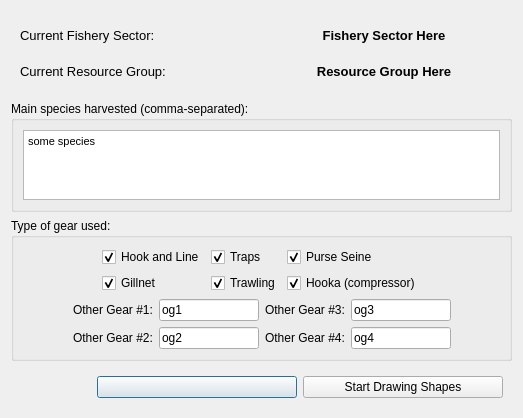
<ui version="4.0" >
 <author>Dane Springmeyer</author>
 <class>ResGroup</class>
 <widget class="QDialog" name="ResGroup" >
  <property name="geometry" >
   <rect>
    <x>0</x>
    <y>0</y>
    <width>523</width>
    <height>403</height>
   </rect>
  </property>
  <property name="windowTitle" >
   <string>OpenOceanMap - Resource Group Information</string>
  </property>
  <layout class="QVBoxLayout" name="verticalLayout_8" >
   <item>
    <widget class="QWidget" native="1" name="widget_3" >
     <layout class="QVBoxLayout" name="verticalLayout" >
      <item>
       <layout class="QHBoxLayout" name="horizontalLayout_2" >
        <item>
         <widget class="QLabel" name="label" >
          <property name="font" >
           <font>
            <pointsize>10</pointsize>
           </font>
          </property>
          <property name="text" >
           <string>Current Fishery Sector: </string>
          </property>
         </widget>
        </item>
        <item>
         <widget class="QLabel" name="fishery_sector_label" >
          <property name="minimumSize" >
           <size>
            <width>100</width>
            <height>30</height>
           </size>
          </property>
          <property name="font" >
           <font>
            <pointsize>10</pointsize>
            <weight>75</weight>
            <bold>true</bold>
           </font>
          </property>
          <property name="text" >
           <string>Fishery Sector Here</string>
          </property>
          <property name="alignment" >
           <set>Qt::AlignCenter</set>
          </property>
         </widget>
        </item>
       </layout>
      </item>
      <item>
       <layout class="QHBoxLayout" name="horizontalLayout" >
        <item>
         <widget class="QLabel" name="label_2" >
          <property name="font" >
           <font>
            <pointsize>10</pointsize>
           </font>
          </property>
          <property name="text" >
           <string>Current Resource Group:</string>
          </property>
         </widget>
        </item>
        <item>
         <widget class="QLabel" name="resource_group_label" >
          <property name="minimumSize" >
           <size>
            <width>100</width>
            <height>30</height>
           </size>
          </property>
          <property name="font" >
           <font>
            <pointsize>10</pointsize>
            <weight>75</weight>
            <bold>true</bold>
           </font>
          </property>
          <property name="text" >
           <string>Resource Group Here</string>
          </property>
          <property name="alignment" >
           <set>Qt::AlignCenter</set>
          </property>
         </widget>
        </item>
       </layout>
      </item>
     </layout>
    </widget>
   </item>
   <item>
    <widget class="QGroupBox" name="groupBox_2" >
     <property name="title" >
      <string>Main species harvested (comma-separated):</string>
     </property>
     <layout class="QHBoxLayout" name="horizontalLayout_9" >
      <item>
       <widget class="QTextEdit" name="editMainSpecies" >
        <property name="html" >
         <string>&lt;!DOCTYPE HTML PUBLIC "-//W3C//DTD HTML 4.0//EN" "http://www.w3.org/TR/REC-html40/strict.dtd">
&lt;html>&lt;head>&lt;meta name="qrichtext" content="1" />&lt;style type="text/css">
p, li { white-space: pre-wrap; }
&lt;/style>&lt;/head>&lt;body style=" font-family:'MS Shell Dlg 2'; font-size:8.25pt; font-weight:400; font-style:normal;">
&lt;p style=" margin-top:0px; margin-bottom:0px; margin-left:0px; margin-right:0px; -qt-block-indent:0; text-indent:0px; font-size:8pt;">some species&lt;/p>&lt;/body>&lt;/html></string>
        </property>
       </widget>
      </item>
     </layout>
    </widget>
   </item>
   <item>
    <widget class="QGroupBox" name="groupBox" >
     <property name="title" >
      <string>Type of gear used:</string>
     </property>
     <layout class="QVBoxLayout" name="verticalLayout_7" >
      <item>
       <layout class="QHBoxLayout" name="horizontalLayout_7" >
        <item>
         <spacer name="horizontalSpacer_2" >
          <property name="orientation" >
           <enum>Qt::Horizontal</enum>
          </property>
          <property name="sizeHint" stdset="0" >
           <size>
            <width>40</width>
            <height>20</height>
           </size>
          </property>
         </spacer>
        </item>
        <item>
         <layout class="QVBoxLayout" name="verticalLayout_4" >
          <item>
           <widget class="QCheckBox" name="gear_hook_line" >
            <property name="text" >
             <string>Hook and Line</string>
            </property>
            <property name="checked" >
             <bool>true</bool>
            </property>
           </widget>
          </item>
          <item>
           <widget class="QCheckBox" name="gear_gillnet" >
            <property name="text" >
             <string>Gillnet</string>
            </property>
            <property name="checked" >
             <bool>true</bool>
            </property>
           </widget>
          </item>
         </layout>
        </item>
        <item>
         <layout class="QVBoxLayout" name="verticalLayout_5" >
          <item>
           <widget class="QCheckBox" name="gear_traps" >
            <property name="text" >
             <string>Traps</string>
            </property>
            <property name="checked" >
             <bool>true</bool>
            </property>
           </widget>
          </item>
          <item>
           <widget class="QCheckBox" name="gear_trawling" >
            <property name="text" >
             <string>Trawling</string>
            </property>
            <property name="checked" >
             <bool>true</bool>
            </property>
           </widget>
          </item>
         </layout>
        </item>
        <item>
         <layout class="QVBoxLayout" name="verticalLayout_6" >
          <item>
           <widget class="QCheckBox" name="gear_purse_seine" >
            <property name="text" >
             <string>Purse Seine</string>
            </property>
            <property name="checked" >
             <bool>true</bool>
            </property>
           </widget>
          </item>
          <item>
           <widget class="QCheckBox" name="gear_hooka" >
            <property name="text" >
             <string>Hooka (compressor)</string>
            </property>
            <property name="checked" >
             <bool>true</bool>
            </property>
           </widget>
          </item>
         </layout>
        </item>
        <item>
         <spacer name="horizontalSpacer" >
          <property name="orientation" >
           <enum>Qt::Horizontal</enum>
          </property>
          <property name="sizeHint" stdset="0" >
           <size>
            <width>40</width>
            <height>20</height>
           </size>
          </property>
         </spacer>
        </item>
       </layout>
      </item>
      <item>
       <layout class="QHBoxLayout" name="horizontalLayout_8" >
        <item>
         <spacer name="horizontalSpacer_3" >
          <property name="orientation" >
           <enum>Qt::Horizontal</enum>
          </property>
          <property name="sizeHint" stdset="0" >
           <size>
            <width>40</width>
            <height>20</height>
           </size>
          </property>
         </spacer>
        </item>
        <item>
         <layout class="QVBoxLayout" name="verticalLayout_3" >
          <item>
           <layout class="QHBoxLayout" name="horizontalLayout_3" >
            <item>
             <widget class="QLabel" name="label_3" >
              <property name="text" >
               <string>Other Gear #1:</string>
              </property>
             </widget>
            </item>
            <item>
             <widget class="QLineEdit" name="gear_other_1" >
              <property name="maximumSize" >
               <size>
                <width>100</width>
                <height>16777215</height>
               </size>
              </property>
              <property name="text" >
               <string>og1</string>
              </property>
             </widget>
            </item>
           </layout>
          </item>
          <item>
           <layout class="QHBoxLayout" name="horizontalLayout_4" >
            <item>
             <widget class="QLabel" name="label_5" >
              <property name="text" >
               <string>Other Gear #2:</string>
              </property>
             </widget>
            </item>
            <item>
             <widget class="QLineEdit" name="gear_other_2" >
              <property name="maximumSize" >
               <size>
                <width>100</width>
                <height>16777215</height>
               </size>
              </property>
              <property name="text" >
               <string>og2</string>
              </property>
             </widget>
            </item>
           </layout>
          </item>
         </layout>
        </item>
        <item>
         <layout class="QVBoxLayout" name="verticalLayout_2" >
          <item>
           <layout class="QHBoxLayout" name="horizontalLayout_6" >
            <item>
             <widget class="QLabel" name="label_4" >
              <property name="text" >
               <string>Other Gear #3:</string>
              </property>
             </widget>
            </item>
            <item>
             <widget class="QLineEdit" name="gear_other_3" >
              <property name="maximumSize" >
               <size>
                <width>100</width>
                <height>16777215</height>
               </size>
              </property>
              <property name="text" >
               <string>og3</string>
              </property>
             </widget>
            </item>
           </layout>
          </item>
          <item>
           <layout class="QHBoxLayout" name="horizontalLayout_5" >
            <item>
             <widget class="QLabel" name="label_6" >
              <property name="text" >
               <string>Other Gear #4:</string>
              </property>
             </widget>
            </item>
            <item>
             <widget class="QLineEdit" name="gear_other_4" >
              <property name="maximumSize" >
               <size>
                <width>100</width>
                <height>16777215</height>
               </size>
              </property>
              <property name="text" >
               <string>og4</string>
              </property>
             </widget>
            </item>
           </layout>
          </item>
         </layout>
        </item>
        <item>
         <spacer name="horizontalSpacer_4" >
          <property name="orientation" >
           <enum>Qt::Horizontal</enum>
          </property>
          <property name="sizeHint" stdset="0" >
           <size>
            <width>40</width>
            <height>20</height>
           </size>
          </property>
         </spacer>
        </item>
       </layout>
      </item>
     </layout>
    </widget>
   </item>
   <item>
    <widget class="QWidget" native="1" name="widget_2" >
     <layout class="QHBoxLayout" >
      <item>
       <spacer>
        <property name="orientation" >
         <enum>Qt::Horizontal</enum>
        </property>
        <property name="sizeHint" stdset="0" >
         <size>
          <width>40</width>
          <height>20</height>
         </size>
        </property>
       </spacer>
      </item>
      <item>
       <widget class="QPushButton" name="pbnStepFinished" >
        <property name="minimumSize" >
         <size>
          <width>200</width>
          <height>0</height>
         </size>
        </property>
        <property name="text" >
         <string/>
        </property>
       </widget>
      </item>
      <item>
       <widget class="QPushButton" name="pbnStartShapes" >
        <property name="minimumSize" >
         <size>
          <width>200</width>
          <height>0</height>
         </size>
        </property>
        <property name="text" >
         <string>Start Drawing Shapes</string>
        </property>
       </widget>
      </item>
     </layout>
    </widget>
   </item>
  </layout>
 </widget>
 <resources/>
 <connections/>
</ui>
